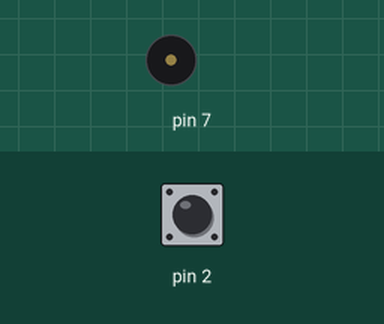
Recording of a sketch running on a simulated Arduino Uno, built with avr-gcc and run on an emulated ATmega328P. Shown: buzzer (waves = sounding). The inputs (shaded band) are chosen by the test bench; at power-on: pin 2 HIGH.

Above: at 1.2 s.
1.3 s: pin 2 pulled LOW for 0.15 s
At 1.37 s:
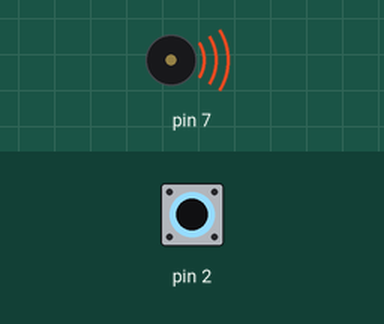
2.9 s: pin 2 pulled LOW for 3.2 s
At 6.5 s:
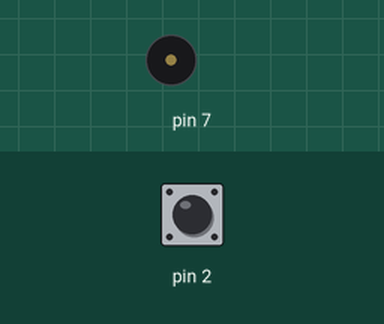
Timing chart, 0 to 8.0 s (numbered marks = the images above; inputs shaded):
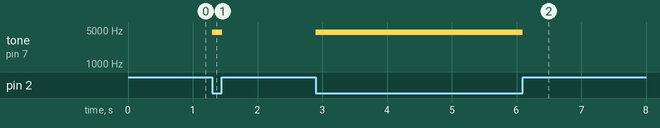

Measured:
- after the input at 1.3 s, tone on pin 7: silent → 4500 Hz at once, → silent 0.15 s later
- after the input at 2.9 s, tone on pin 7: silent → 4500 Hz at once, → silent 3.2 s later

The sketch:

04.5_kosketukseen_reagoiva_valo.ino
```cpp
#include <CapacitiveSensor.h>

CapacitiveSensor sensor = CapacitiveSensor(4, 2);

void setup(){
  // käynnistä sarjaliikenne
  // määrittele portti 9 ulostuloksi
}

void loop() {
  long sensorValue =  sensor.capacitiveSensor(30);
  // tulosta sensorValue serial monitoriin
  // ohjelmoi 10 millisekunnin viive


  if (sensorValue > 100) {
    tone(7,sensorValue);
    int kirkkaus = map(sensorValue, 0, 2000, 0, 255);
    if (sensorValue > 2000) {
       kirkkaus = 255;
    }
    // laita led päälle komennolla analogWrite - käytä muuttujaa kirkkaus
  }  else {
    noTone(7);
    // laita led pois päältä
  }

}
```
